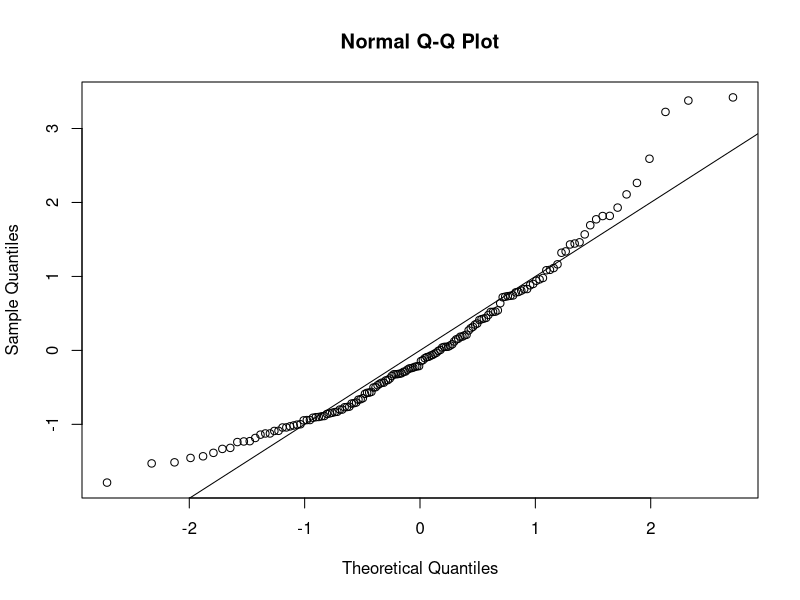
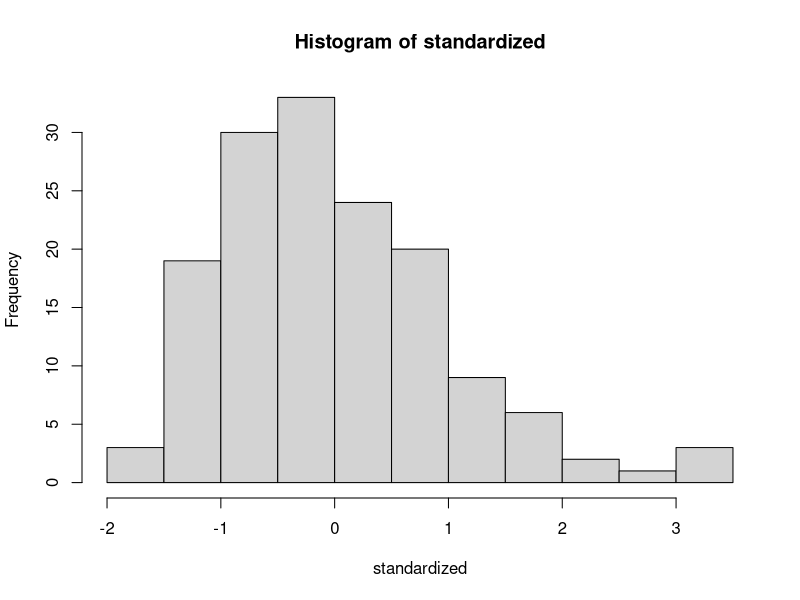
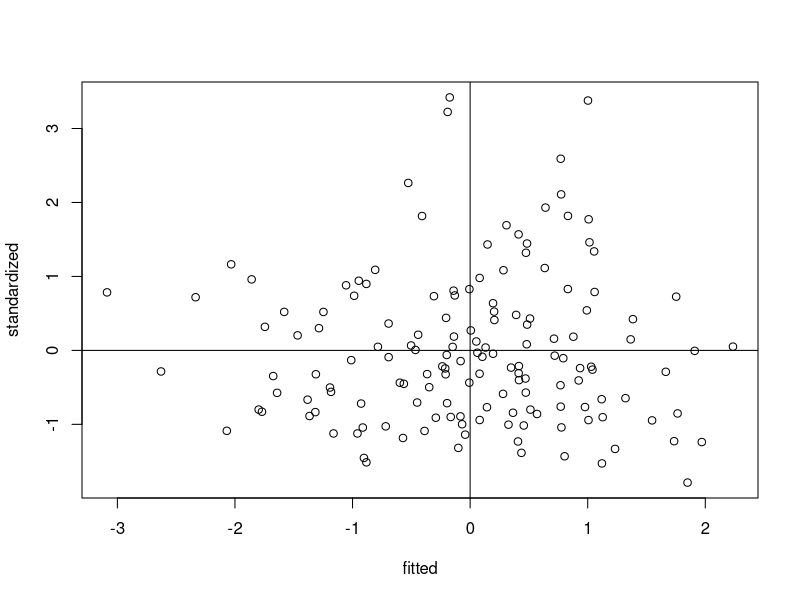
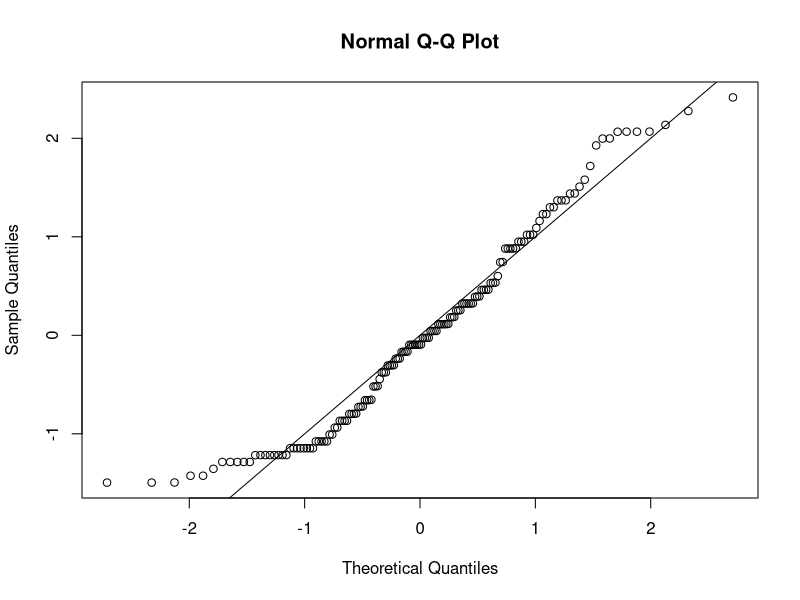
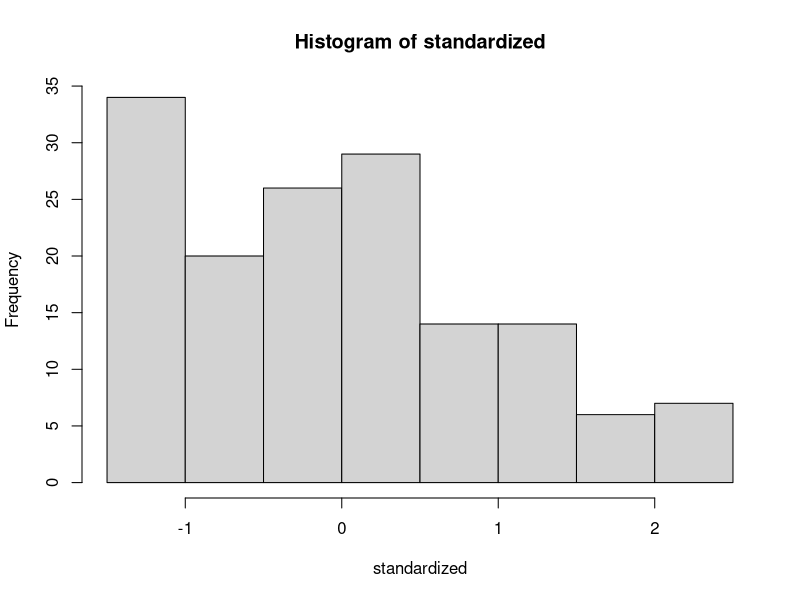
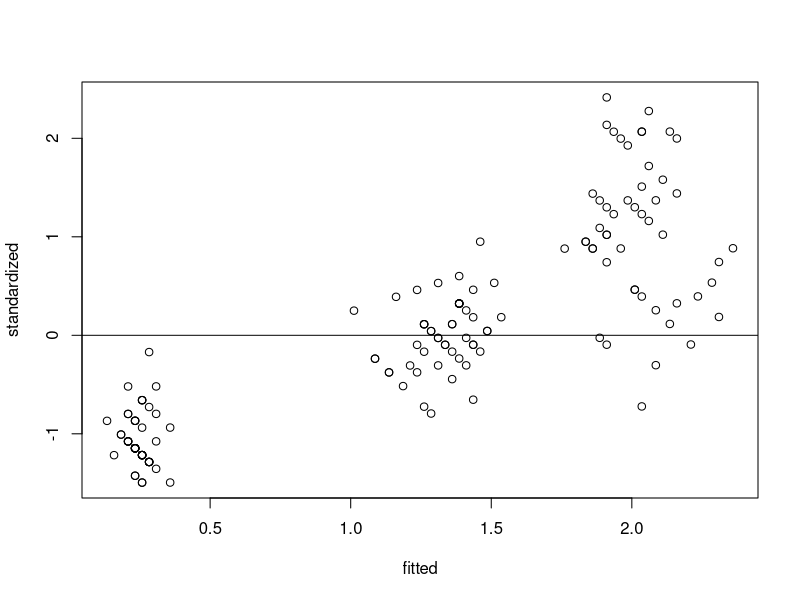
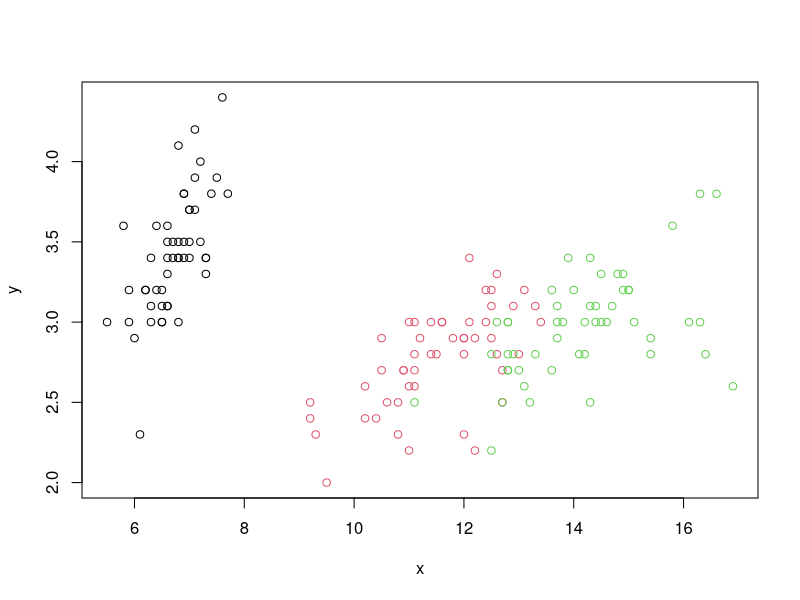
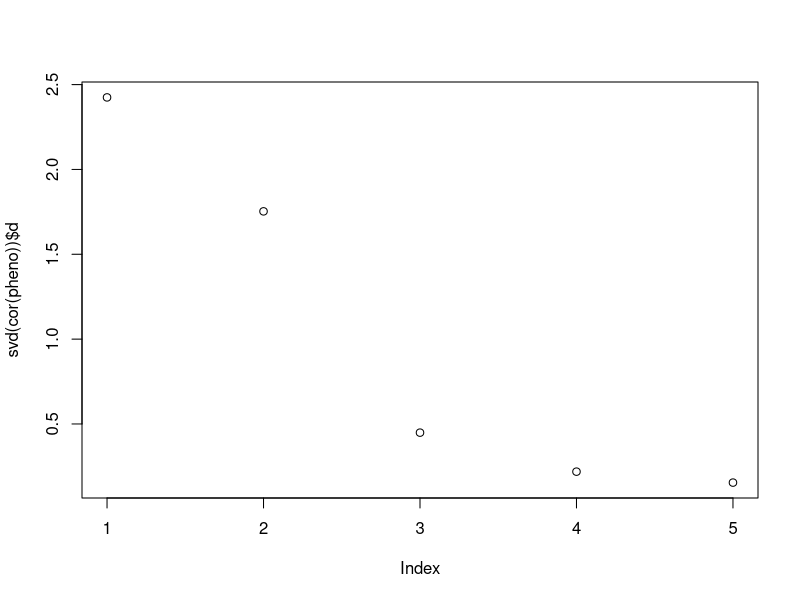

R code for these plots, in order: (Note: this script raises an error after producing the figures.)

#-----------------------------------------------------------------------------------------------------#
#							Outlier detection (mahalanobis)
#-----------------------------------------------------------------------------------------------------#
df=iris[,1:4]

# calculate mahalanobis distance
m_dist <- mahalanobis(df, colMeans(df), cov(df))

#  calculate cutoff based on 0.001 chi-squared test
Cutoff = qchisq(1-0.001,ncol(df))

# degrees of freedom
ncol(df)

# check if samples failed
summary(m_dist < Cutoff)

# get data which passed
df[m_dist < Cutoff,]


#-----------------------------------------------------------------------------------------------------#
#							Check multicolinearity/additivity
#-----------------------------------------------------------------------------------------------------#
# corrlation of variables
correlation = cor(df,use = "pairwise.complete.obs")
correlation

# display matrix of positive correlations
symnum(correlation)


#-----------------------------------------------------------------------------------------------------#
#							Check assumptions
#-----------------------------------------------------------------------------------------------------#
# these are the things we need to check it
random = rchisq(nrow(df),7)
fake= lm(random~.,data=df)
fitted = scale(fake$fitted.values)
standardized = rstudent(fake) # standardized residuals

# linarity
qqnorm(standardized)
abline(0,1)

# Normality
hist(standardized)

# homos
plot(fitted,standardized)
abline(h=0)
abline(v=0)


#-----------------------------------------------------------------------------------------------------#
#							Check models
#-----------------------------------------------------------------------------------------------------#
# intercept only
model1 = nlme::gls(Petal.Width ~ 1, # tests if the intercept is sign diff from 0
	data=df,
	method="ML",
	na.action="na.omit")
summary(model1)


# random intercept only
model2 = nlme::lme(Petal.Width ~ 1,
	data=iris,
	method="ML",
	na.action="na.omit",
	random=~1|Species)
summary(model2)

# to compare whcih model is better
# NOTE: does not run a 'real' anova, just to compare values
# Evaluate: which AIC/BIC is lower. Lower is better.
anova(model1,model2)

# >       Model df      AIC      BIC    logLik   Test  L.Ratio p-value
# > model1     1  2 347.2292 353.2504 -171.6146                        
# > model2     2  3 -24.8702 -15.8383   15.4351 1 vs 2 374.0994  <.0001

# as can be seen model 2 is better (and sign)
# more complex controlling can be done by

# random intercept only
#model3 = nlme::lme(Petal.Width ~ 1,
#	data=iris,
#	method="ML",
#	na.action="na.omit",
#	random=list(~1|Species,~1|Sepal.Length)) # added sepal length as example
#summary(model3)
#anova(model1,model2,model3) # model 3 not significant

# THUS: controlling for 1 item (model 2)

# Add in variable of interest to chosen model

# random intercept only
model3 = nlme::lme(Petal.Width ~ Petal.Length,
	data=iris,
	method="ML",
	na.action="na.omit",
	random=~1|Species)
summary(model3)
anova(model1,model2,model3)
#       Model df      AIC      BIC     logLik   Test  L.Ratio p-value
#model1     1  2 347.2292 353.2504 -171.61458                        
#model2     2  3 -24.8702 -15.8383   15.43510 1 vs 2 374.0994  <.0001
#model3     3  4 -67.0362 -54.9936   37.51808 2 vs 3  44.1660  <.0001

# model 3 is better! also when checking the summary of model 3  the correlation between Petal length and intercept(random) implies some possible structure. Possibly explained by random slopes?
#
#model4 = nlme::lme(Petal.Width ~ Petal.Length,
#	data=iris,
#	method="ML",
#	na.action="na.omit",
#	random=~Petal.Length|Species,
#	control= nlme::lmeControl(msMaxIter=200)) # else it doesnt converge
#summary(model4)
#anova(model1,model2,model3,model4)#
# model 4 doesnt converge; saying at model 3 it is!

#Now check the assumptions for the final model

standardized = as.data.frame(scale(model3$residuals))
standardized = standardized$fixed
fitted = fitted.values(model3)

# linarity
qqnorm(standardized)
abline(0,1)

# Normality
hist(standardized)

# homos
plot(fitted,standardized)
abline(h=0)
abline(v=0)


#-----------------------------------------------------------------------------------------------------#
#							Check phenotypic features
#-----------------------------------------------------------------------------------------------------#
# The idea here is that the phenotypic features have some overlap (think about subtests and a sum). These should have common variance. Using EFA, the common variance is assessed. First the correlations of each feature are evaluated. Second the Kaiser-Meyer-Olkin (KMO) index is calculated, it evaluates the amount of compare variance to unique variance 

pheno=iris[,-5]


pheno = round(pheno,2)

cor(pheno)
psych::KMO(cor(pheno))

# factor analysis
psych::fa(iris[,-5], nfactors=2,rotate="oblimin",fm="ml")
#ML1   ML2   h2     u2 com
#Sepal.Length  1.01  0.30 1.00 0.0050 1.2
#Sepal.Width  -0.18  0.61 0.46 0.5448 1.2
#Petal.Length  0.93 -0.21 1.00 0.0049 1.1
#Petal.Width   0.88 -0.25 0.93 0.0676 1.2

# this shows factor 1 is S.L + P.L + P.Width
# factor 2: S.Width
# lets plot that

x = iris$Sepal.Length+iris$Petal.Length+iris$Petal.Width
y = iris$Sepal.Width
plot(x,y,col=iris$Species)






#pheno=mtcars[,c(4,8,9,10,11)]
pheno=mtcars[,c(5,7,8,9,11)]
pheno = round(pheno,2)

cor(pheno)
psych::KMO(cor(pheno))

# get basic idea of amount of fators required:
plot(svd(cor(pheno))$d)

# factor analysis
res_fa = psych::fa(pheno, nfactors=2,rotate="oblimin",fm="ml")
res_fa



factor1 = which(abs(res_fa$loadings[,"ML1"])>0.3 & abs(res_fa$loadings[,"ML2"])<0.3 & abs(res_fa$loadings[,"ML3"])<0.3)
factor2 = which(abs(res_fa$loadings[,"ML2"])>0.3 & abs(res_fa$loadings[,"ML1"])<0.3 & abs(res_fa$loadings[,"ML3"])<0.3)
factor3 = which(abs(res_fa$loadings[,"ML3"])>0.3 & abs(res_fa$loadings[,"ML2"])<0.3 & abs(res_fa$loadings[,"ML1"])<0.3)

names(factor1)
names(factor2)
names(factor3)

psych::alpha( pheno[,names(factor1)])
psych::alpha( pheno[,names(factor2)])
psych::alpha( pheno[,names(factor3)])

x = pheno[,names(factor1)]
y = pheno[,names(factor2)]
plot(x,y)